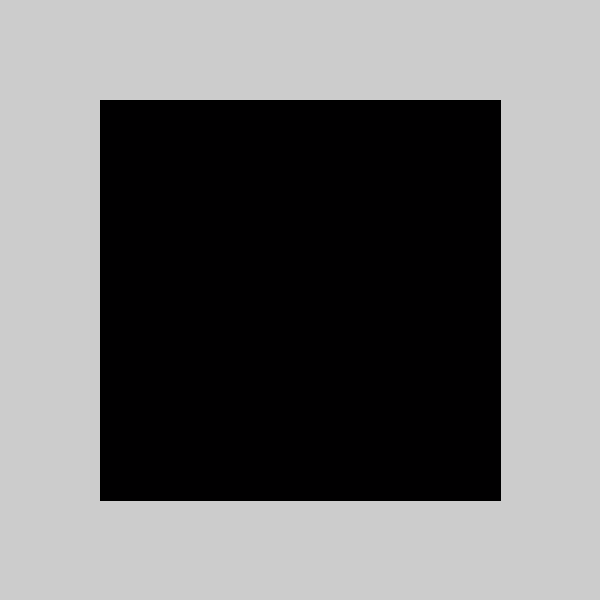
Frame 1 (no input)
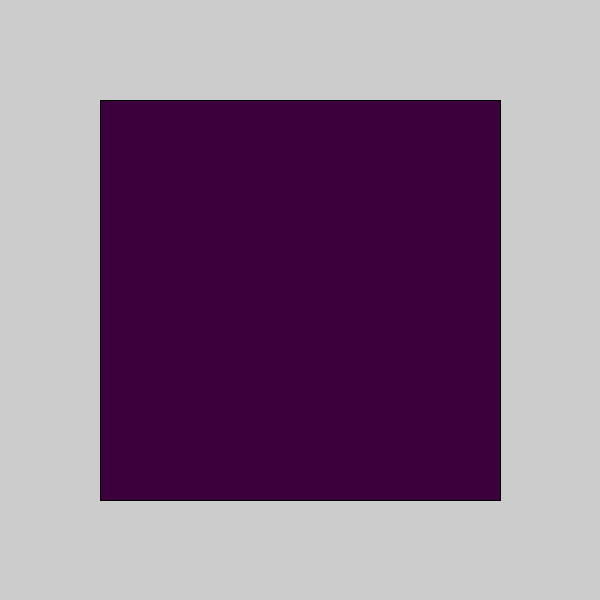
Frame 60 (the mouse pressed at the canvas centre just before this capture)
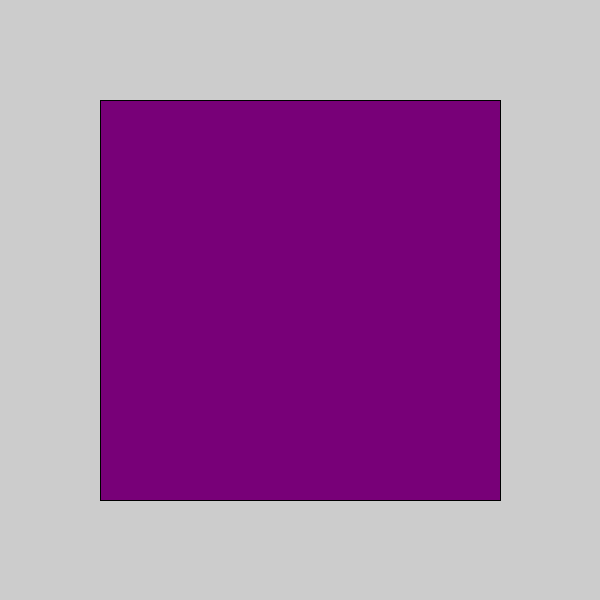
Frame 120 (the mouse held since frame 60 and released just before this capture)

The Processing sketch that drew these frames (run headless with seeded random() and noise(); from frame 60 on, the mouse is pressed at the canvas centre):

// Processing sketch: sketch_4
// ── sketch_4.pde
/*
this sketch uses an incrementation variable to change the
color of a rectangle from black to white.

replace the incrementation approach with a color transition
based on a sin() function for a smoother cycle.

remember that sin() returns a value from -1 to 1.
*/

float incr = 1;
float r = 0;
float g = 0;
float b = 0;

void setup() {
  size(600, 600);
}

void draw() {
  if (r > 255 && r < 0 || g > 255 && g < 0 || b > 255 && b < 0) {
    incr = -incr;
  }
  r += incr;
  g -= incr;
  b += incr;
  
  fill(r,g,b);

  rect(100, 100, 400, 400);
}
